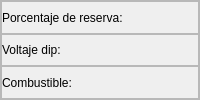
                           <widget class="QFrame" name="frame_24">
                            <property name="maximumSize">
                             <size>
                              <width>200</width>
                              <height>16777215</height>
                             </size>
                            </property>
                            <property name="frameShape">
                             <enum>QFrame::StyledPanel</enum>
                            </property>
                            <property name="frameShadow">
                             <enum>QFrame::Raised</enum>
                            </property>
                            <layout class="QVBoxLayout" name="verticalLayout_56">
                             <property name="spacing">
                              <number>0</number>
                             </property>
                             <property name="leftMargin">
                              <number>0</number>
                             </property>
                             <property name="topMargin">
                              <number>0</number>
                             </property>
                             <property name="rightMargin">
                              <number>0</number>
                             </property>
                             <property name="bottomMargin">
                              <number>0</number>
                             </property>
                             <item>
                              <widget class="QFrame" name="frame_39">
                               <property name="frameShape">
                                <enum>QFrame::StyledPanel</enum>
                               </property>
                               <property name="frameShadow">
                                <enum>QFrame::Raised</enum>
                               </property>
                               <layout class="QHBoxLayout" name="horizontalLayout_80">
                                <property name="spacing">
                                 <number>0</number>
                                </property>
                                <property name="leftMargin">
                                 <number>0</number>
                                </property>
                                <property name="topMargin">
                                 <number>0</number>
                                </property>
                                <property name="rightMargin">
                                 <number>0</number>
                                </property>
                                <property name="bottomMargin">
                                 <number>0</number>
                                </property>
                                <item>
                                 <widget class="QLabel" name="label_26">
                                  <property name="text">
                                   <string>Porcentaje de reserva: </string>
                                  </property>
                                 </widget>
                                </item>
                                <item>
                                 <widget class="QLabel" name="reserva_proyecto">
                                  <property name="text">
                                   <string/>
                                  </property>
                                 </widget>
                                </item>
                                <item>
                                 <spacer name="horizontalSpacer_49">
                                  <property name="orientation">
                                   <enum>Qt::Horizontal</enum>
                                  </property>
                                  <property name="sizeHint" stdset="0">
                                   <size>
                                    <width>40</width>
                                    <height>20</height>
                                   </size>
                                  </property>
                                 </spacer>
                                </item>
                               </layout>
                              </widget>
                             </item>
                             <item>
                              <widget class="QFrame" name="frame_40">
                               <property name="frameShape">
                                <enum>QFrame::StyledPanel</enum>
                               </property>
                               <property name="frameShadow">
                                <enum>QFrame::Raised</enum>
                               </property>
                               <layout class="QHBoxLayout" name="horizontalLayout_81">
                                <property name="spacing">
                                 <number>0</number>
                                </property>
                                <property name="leftMargin">
                                 <number>0</number>
                                </property>
                                <property name="topMargin">
                                 <number>0</number>
                                </property>
                                <property name="rightMargin">
                                 <number>0</number>
                                </property>
                                <property name="bottomMargin">
                                 <number>0</number>
                                </property>
                                <item>
                                 <widget class="QLabel" name="label_30">
                                  <property name="text">
                                   <string>Voltaje dip: </string>
                                  </property>
                                 </widget>
                                </item>
                                <item>
                                 <widget class="QLabel" name="voltaje_dip_proyecto">
                                  <property name="text">
                                   <string/>
                                  </property>
                                 </widget>
                                </item>
                                <item>
                                 <spacer name="horizontalSpacer_50">
                                  <property name="orientation">
                                   <enum>Qt::Horizontal</enum>
                                  </property>
                                  <property name="sizeHint" stdset="0">
                                   <size>
                                    <width>112</width>
                                    <height>20</height>
                                   </size>
                                  </property>
                                 </spacer>
                                </item>
                               </layout>
                              </widget>
                             </item>
                             <item>
                              <widget class="QFrame" name="frame_41">
                               <property name="frameShape">
                                <enum>QFrame::StyledPanel</enum>
                               </property>
                               <property name="frameShadow">
                                <enum>QFrame::Raised</enum>
                               </property>
                               <layout class="QHBoxLayout" name="horizontalLayout_82">
                                <property name="spacing">
                                 <number>0</number>
                                </property>
                                <property name="leftMargin">
                                 <number>0</number>
                                </property>
                                <property name="topMargin">
                                 <number>0</number>
                                </property>
                                <property name="rightMargin">
                                 <number>0</number>
                                </property>
                                <property name="bottomMargin">
                                 <number>0</number>
                                </property>
                                <item>
                                 <widget class="QLabel" name="label_44">
                                  <property name="text">
                                   <string>Combustible: </string>
                                  </property>
                                 </widget>
                                </item>
                                <item>
                                 <widget class="QLabel" name="combustibl_proyecto">
                                  <property name="text">
                                   <string/>
                                  </property>
                                 </widget>
                                </item>
                                <item>
                                 <spacer name="horizontalSpacer_51">
                                  <property name="orientation">
                                   <enum>Qt::Horizontal</enum>
                                  </property>
                                  <property name="sizeHint" stdset="0">
                                   <size>
                                    <width>97</width>
                                    <height>20</height>
                                   </size>
                                  </property>
                                 </spacer>
                                </item>
                               </layout>
                              </widget>
                             </item>
                            </layout>
                           </widget>
